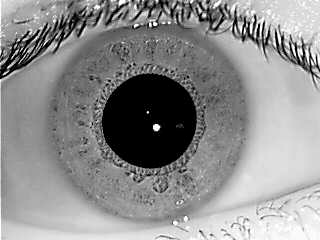
#> input picture dataset/images/001/05_L.bmp, 320 x 240 px; its folder holds only this picture in this run
$ python img_seg.py
#> lines starting #> are read from the running program, lines starting #| are printed output that depends on the picture; after the words box and inside, x2 and y2 are one past the last pixel; in counts of white or black regions, pixels touching at a corner belong together
import numpy as np
import cv2
import math
# from sklearn.feature_extraction import image
# from skimage.transform import integral_image
# import pylab as pl
from timeit import default_timer as timer
import glob


def enhance_eye_4_pupil(img_gray):
    normalizedImg = np.zeros((320, 240))
    normalized = cv2.normalize(img_gray, normalizedImg, 0, 255, cv2.NORM_MINMAX)

    _, threshold = cv2.threshold(normalized, 15, 255, cv2.THRESH_BINARY_INV)

    kernel_open = np.ones((7, 7), np.uint8)
    kernel_close = np.ones((5, 5), np.uint8)
    kernel_dilate = np.ones((5, 5), np.uint8)
    closing = cv2.morphologyEx(threshold, cv2.MORPH_CLOSE, kernel_close)
    opening = cv2.morphologyEx(closing, cv2.MORPH_OPEN, kernel_open)
    return cv2.morphologyEx(opening, cv2.MORPH_DILATE, kernel_dilate)


def pupil_contour_calculation_drawing(original_im, pupil_contour):
    global pupil_info, pupil_cX, pupil_cY, existence_pupil, pupil_r
    for n in pupil_contour:
        a = cv2.contourArea(n)
        p = cv2.arcLength(n, True)
        circularity = (4 * math.pi * a) / (p * p)
        existence_pupil = False
        # cv2.drawContours(original_im, n, -1, (255, 0, 0), 1)
        if circularity > 0.70 and a > 900:
            pupil_info = n
            M = cv2.moments(n)
            pupil_cX = int(M["m10"] / M["m00"])
            pupil_cY = int(M["m01"] / M["m00"])
            pupil_r = int(p / (2 * math.pi))
            cv2.drawContours(original_im, n, -1, (255, 0, 0), 1)
            cv2.circle(original_im, (pupil_cX, pupil_cY), 2, (0, 255, 0), -1)
            existence_pupil = True
    if existence_pupil is False:  # In case the algorithm doesn't find any pupil at all
        pupil_cX = 160
        pupil_cY = 120
        pupil_r = 50
        # pupil_info = None

    return pupil_info, pupil_cX, pupil_cY, pupil_r


def iris_circles(im_iris, radius_pupil):
    mean_shift = cv2.pyrMeanShiftFiltering(im_iris, 20, 30)
    gray_mean = cv2.cvtColor(mean_shift, cv2.COLOR_BGR2GRAY)
    gray_mean = cv2.medianBlur(gray_mean, 5)
    return cv2.HoughCircles(gray_mean, cv2.HOUGH_GRADIENT, 1.2, 2 * radius_pupil, param1=100, param2=30,
                            minRadius=int(5/3*radius_pupil))


def iris_contour_calculation_drawing(original_im, iris_contour, pupil_contour):
    global iris_x, iris_y, iris_r
    if iris_contour is None:  # In case the algorithm doesn't find any circles at all
        iris_x = cX_pupil
        iris_y = cY_pupil
        iris_r = 2 * r_pupil
        cv2.circle(original_im, (iris_x, iris_y), iris_r, (255, 0, 255), 2)
        cv2.circle(original_im, (iris_x, iris_y), 2, (255, 0, 255), 3)
    else:
        iris_existence = False
        iris = np.uint16(np.around(iris_contour))
        for i in iris[0, :]:
            if cv2.pointPolygonTest(pupil_contour, (i[0], i[1]), measureDist=False) > 0:
                cv2.circle(original_im, (i[0], i[1]), i[2], (255, 0, 255), 2)
                cv2.circle(original_im, (i[0], i[1]), 2, (255, 0, 255), 3)
                # a_iris = round(math.pi * i[2] * i[2])
                iris_x, iris_y, iris_r = i
                iris_existence = True
        if iris_existence is False:  # In case the algorithm doesn't find any circle with a center within the pupil
            iris_x = cX_pupil
            iris_y = cY_pupil
            iris_r = 2 * r_pupil
            cv2.circle(original_im, (iris_x, iris_y), iris_r, (255, 0, 255), 2)
            cv2.circle(original_im, (iris_x, iris_y), 2, (255, 0, 255), 3)

    return iris_x, iris_y, iris_r


def stripTease(seg_img, center, max_radius):  # TODO
    flags = cv2.INTER_LINEAR + cv2.WARP_FILL_OUTLIERS
    final_strip = cv2.linearPolar(seg_img, center, max_radius, flags)
    return final_strip


def performance_evaluation(iris_mask, im_ground):
    TP = 0
    FP = 0
    TN = 0
    FN = 0

    for i in range(0, 240):
        for j in range(0, 320):
            if iris_mask[i][j] == im_ground[i][j] == 255:
                TP += 1
            if iris_mask[i][j] == 255 and iris_mask[i][j] != im_ground[i][j]:
                FP += 1
            if iris_mask[i][j] == im_ground[i][j] == 0:
                TN += 1
            if iris_mask[i][j] == 0 and iris_mask[i][j] != im_ground[i][j]:
                FN += 1
    return TP, FP, TN, FN


def calculation_performance(TP, FP, TN, FN):
    P = TP / (TP + FP)
    R = TP / (TP + FN)
    return (2 * R * P) / (R + P)


def ground_truth_acquisition(ground_path, folder):
    ground_truth_lst = []
    for num in range(1, 11):
        if num < 6:
            ground_truth = cv2.imread(ground_path + folder + '-A_0' + str(num) + '.tiff', 0)
            ground_truth_lst.append(ground_truth)
        if 5 < num < 10:
            ground_truth = cv2.imread(ground_path + folder + '-B_0' + str(num) + '.tiff', 0)
            ground_truth_lst.append(ground_truth)
        if num == 10:
            ground_truth = cv2.imread(ground_path + folder + '-B_' + str(num) + '.tiff', 0)
            ground_truth_lst.append(ground_truth)
    return ground_truth_lst


def main():
    global r_pupil, cX_pupil, cY_pupil, pupil, x_iris, r_iris, y_iris, pupil_existence
    mean_lst = []
    num_folders = 0
    for x in range(1, 2):

        if 1 <= x < 10:
            folder = '00' + str(x)
        elif 10 <= x <= 99:
            folder = '0' + str(x)
        else:
            folder = str(x)

        path_read = '/media/manuel/HD_MOJEDA/DISCO_DURO/Mixto/Subjects/Image_Analysis/Project/dataset/images/' + \
                    folder + '/*.bmp'
        path_ground = '/media/manuel/HD_MOJEDA/DISCO_DURO/Mixto/Subjects/Image_Analysis/Project/' \
                      'dataset/groundtruth/OperatorA_'
        # path_write = '/media/manuel/HD_MOJEDA/DISCO_DURO/Mixto/Subjects/Image_Analysis/Project/Code/Strip/'
        picture = 1
        index = 0
        F_total = 0

        #######################
        # Acquisition of the ground truth images to evaluate
        ground_truth_lst = ground_truth_acquisition(path_ground, folder)
#> ground_truth_lst = 10 items

        for img in glob.glob(path_read):

            img_original = cv2.imread(img)
#> img_original is the input picture: shape (240, 320, 3); min 0, max 255, mean 141.6
            image_copy = img_original.copy()
            gray_img = cv2.cvtColor(img_original, cv2.COLOR_BGR2GRAY)

            ##############################
            # Obtaining pupil
            dilate = enhance_eye_4_pupil(gray_img)
#> in enhance_eye_4_pupil, `_, threshold = cv2.threshold(normalized, 15, 255, cv2.THRESH_BINARY_INV)`:
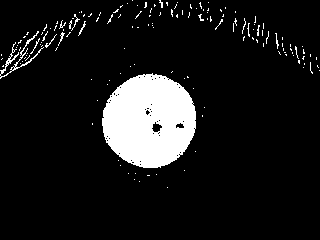
#> threshold: shape (240, 320); 10.2% white; 149 white regions (140 under 20 px), largest, box (x1, y1, x2, y2) and area: (102, 73, 196, 168) 6756, (0, 31, 44, 79) 263, (71, 14, 80, 31) 28
#> in enhance_eye_4_pupil, `closing = cv2.morphologyEx(threshold, cv2.MORPH_CLOSE, kernel_close)`: closing: shape (240, 320); 11.8% white; 69 white regions (56 under 20 px), largest, box (x1, y1, x2, y2) and area: (102, 73, 196, 168) 6874, (0, 13, 92, 79) 1298, (242, 16, 264, 43) 205
#> in enhance_eye_4_pupil, `opening = cv2.morphologyEx(closing, cv2.MORPH_OPEN, kernel_open)`: opening: shape (240, 320); 10.1% white; 5 white regions, box (x1, y1, x2, y2) and area: (102, 74, 196, 168) 6872, (0, 40, 35, 77) 660, (36, 31, 45, 49) 158, (57, 22, 64, 29) 49, (161, 0, 168, 6) 42
#> in enhance_eye_4_pupil, `return cv2.morphologyEx(opening, cv2.MORPH_DILATE, kernel_dilate)`:
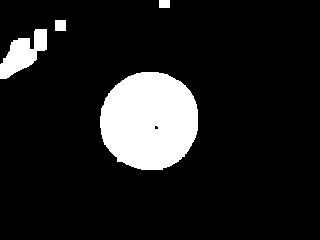
#> returned value: shape (240, 320); 11.8% white; 4 white regions
            contours_pupil, h = cv2.findContours(dilate, cv2.RETR_EXTERNAL, cv2.CHAIN_APPROX_NONE)
#> contours_pupil = 4 contours; box (x1, y1, x2, y2) and area: (100, 72, 198, 170) 7542, (0, 29, 47, 79) 1120, (55, 20, 66, 31) 100, (159, 0, 170, 8) 70; h = [[1, -1, -1, -1], [2, 0, -1, -1], [3, 1, -1, -1], [-1, 2, -1, -1]]
            pupil, cX_pupil, cY_pupil, r_pupil = pupil_contour_calculation_drawing(img_original, contours_pupil)
#> the loop in pupil_contour_calculation_drawing, `for n in pupil_contour:` made 4 passes
#> (a, p, circularity, existence_pupil, pupil_cX, pupil_cY, pupil_r) on pass 1: (7541.5, 331.2, 0.864, True, 148, 120, 52)
#> (a, p, circularity, existence_pupil) on passes 2 to 4: (1119.5, 192.7, 0.379, False), (100, 40, 0.785, False), (70, 34, 0.761, False)
#> pupil = contour of 291 points, box (x1, y1, x2, y2) (100, 72, 198, 170), area 7542; cX_pupil = 160; cY_pupil = 120; r_pupil = 50

            ####################
            # Obtaining iris
            iris = iris_circles(img_original, r_pupil)
#> in iris_circles, `mean_shift = cv2.pyrMeanShiftFiltering(im_iris, 20, 30)`:
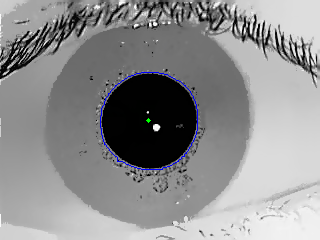
#> mean_shift: shape (240, 320, 3); mean B, G, R 142.6, 141.7, 141.7
#> in iris_circles, `gray_mean = cv2.medianBlur(gray_mean, 5)`:
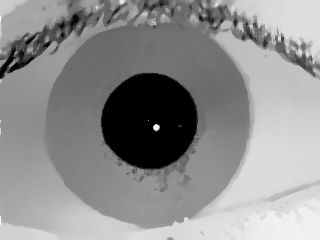
#> gray_mean: shape (240, 320); min 0, max 251, mean 142.6
#> iris = [[147, 121.8, 101.7], [251.4, 120.6, 84.56], [40.2, 66.6, 168.8]]
            x_iris, y_iris, r_iris = iris_contour_calculation_drawing(img_original, iris, pupil)
#> in iris_contour_calculation_drawing, `iris = np.uint16(np.around(iris_contour))`: iris = [[147, 122, 102], [251, 121, 85], [40, 67, 169]]
#> the loop in iris_contour_calculation_drawing, `for i in iris[0, :]:` made 3 passes
#> after the loop in iris_contour_calculation_drawing, `for i in iris[0, :]:`:
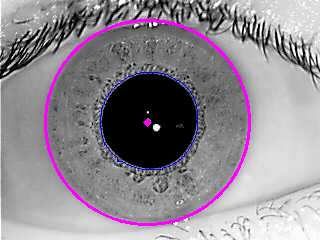
#> original_im: shape (240, 320, 3); mean B, G, R 144.9, 137.5, 143.9
#> x_iris = 147; y_iris = 122; r_iris = 102

            #######################
            # Obtaining flat image and normalize
            strip = stripTease(image_copy, (x_iris, y_iris), r_iris)
#> in stripTease, `flags = cv2.INTER_LINEAR + cv2.WARP_FILL_OUTLIERS`: flags = 9
#> in stripTease, `final_strip = cv2.linearPolar(seg_img, center, max_radius, flags)`:
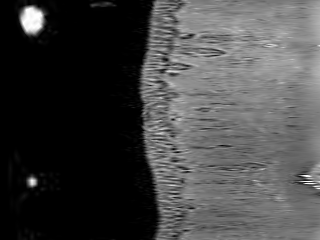
#> final_strip: shape (240, 320, 3); min 0, max 255, mean 67.8
            normalized_zeros = np.zeros((240, 320))
            normalized_strip = cv2.normalize(strip, normalized_zeros, 0, 255, cv2.NORM_MINMAX)

            ######################
            # Get final masks for evaluation
            mask_iris = np.zeros((240, 320))
            cv2.circle(mask_iris, (x_iris, y_iris), r_iris, 255, -1)
#> mask_iris: shape (240, 320) float64; 42.6% white; 1 white region, box (x1, y1, x2, y2) and area: (45, 20, 250, 225) 32681
            cv2.drawContours(mask_iris, [pupil], -1, 0, cv2.FILLED)
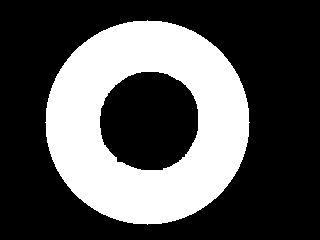
#> mask_iris: shape (240, 320) float64; 32.5% white; 1 white region, box (x1, y1, x2, y2) and area: (45, 20, 250, 225) 24993
            ground_im = ground_truth_lst[index]

            ######################
            # Performance evaluation
            TP, FP, TN, FN = performance_evaluation(mask_iris, ground_im)
            F1 = calculation_performance(TP, FP, TN, FN)
            print(f'image number: {index + 1}; F1: {F1}')
            F_total = F_total + F1

            ############################
            # SHOW IMAGES
            cv2.imshow('img_original_' + '_' + folder + '_' + str(picture), img_original)
            cv2.imshow('normalized_strip_' + folder + '_' + str(picture), normalized_strip)
            cv2.imshow('mask_iris_' + '_' + folder + '_' + str(picture), mask_iris)
            # cv2.imwrite(path_write + 'strip_' + folder + '_' + str(window) + '.bmp', normalized_strip)

            picture += 1
            index += 1

        mean = F_total / 10
        print(f'Folder number: ' + str(x) + ', with an average of: ', mean)
        mean_lst.append(mean)
        cv2.waitKey(0)
        num_folders += 1
        mean_total = np.mean(mean_lst)
        print('Average for ' + str(num_folders) + ' folders is: ', mean_total)


if __name__ == '__main__':
    start = timer()
#> (the run stopped early here; a loop or call above may not have finished)
